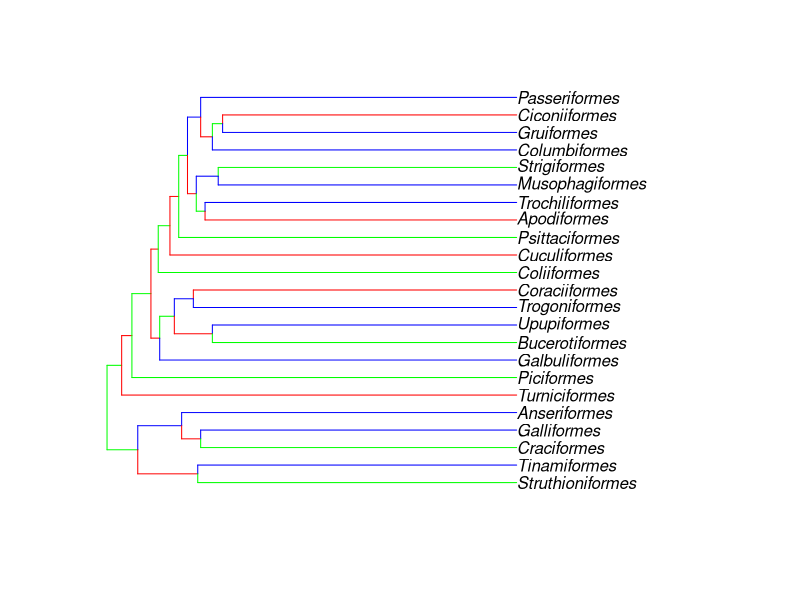

The R script that drew this image:
###############################################
#### Script para graficar transformaciones #########
#### de caracteres en un arbol filogenetico  ######
#### 		filogéneticos #####################
#### Basado en R por Andrés Ordoñez #####
#### 27 de agosto de 2018 #####################

# Suppose you have a factor representing a character state for each node
# and each tip of a tree. Find a way to associate a color with each branch
# depending on the state at both ends of the branch.

trans.carac <- function(tr, caracteres){    #tr, es un objeto tipo phylo; caracteres es un vector que tiene los estados de caracter de los nodos
  library("ape")
color.ramas <- character(length = length(tr$edge)/2) #crear un vector vacio para los colores
if(length(caracteres)==length(tr$edge)){ #aviso
  fact <- factor(caracteres)  #definir factores de los caracteres
  for (i in seq(1,length(tr$edge)/2)){ 
    if ((caracteres[tr$edge[i,1]]==fact[1])&(caracteres[tr$edge[i,2]]==fact[2])){
      color.ramas[i] <- "red"} #si el primer caracter es "a" y el segundo es "b" asignar color rojo en el vector de colores
      if ((caracteres[tr$edge[i,1]]==fact[2])&(caracteres[tr$edge[i,2]]==fact[1])){
      color.ramas[i] <- "green"} #si el primer caracter es "b" y el segundo es "a" asignar color verde en el vector de colores
    if (caracteres[tr$edge[i,1]]==caracteres[tr$edge[i,2]]){
      color.ramas[i] <- "blue"} #si el primer caracter es igual al segundo asignar el color azul en el vector de colores
  }}
if (caracteres[tr$edge[ i,1]]!=caracteres[tr$edge[ i,2]]){
  warning("las longitudes deben ser iguales para una comparación de ramas ")
}
plot(tr, edge.color = color.ramas) #graficar el arbol con los colores de las ramas basados en el vector de colores
}

##ejemplo

library("ape")

data("bird.orders") #leer el set de datos

trees <- bird.orders #asignar un nombre al arbol

vec.ramas <- rep(c("a","b"),44)  #crear el vector de caracteres

trans.carac(tr = trees,caracteres = vec.ramas)  #ejecutar ejemplo
##
